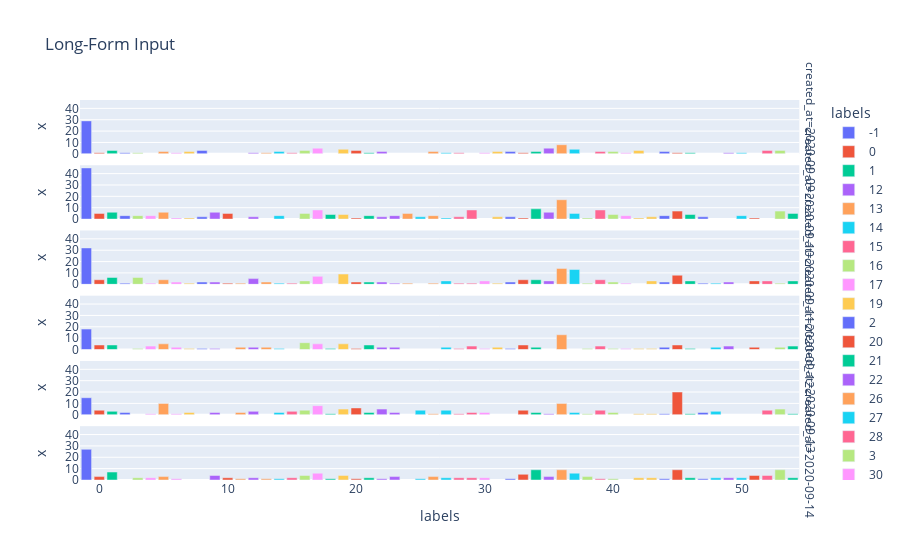

This figure's notebook cell:
### Code cell
fig = px.bar(results.groupby(["created_at",'labels',"top_n_words"]).count().reset_index(), x="labels", y="x", color="labels",hover_name="top_n_words",title="Long-Form Input",facet_row="created_at")
fig.update_layout(
     height=1000)

fig.show()
